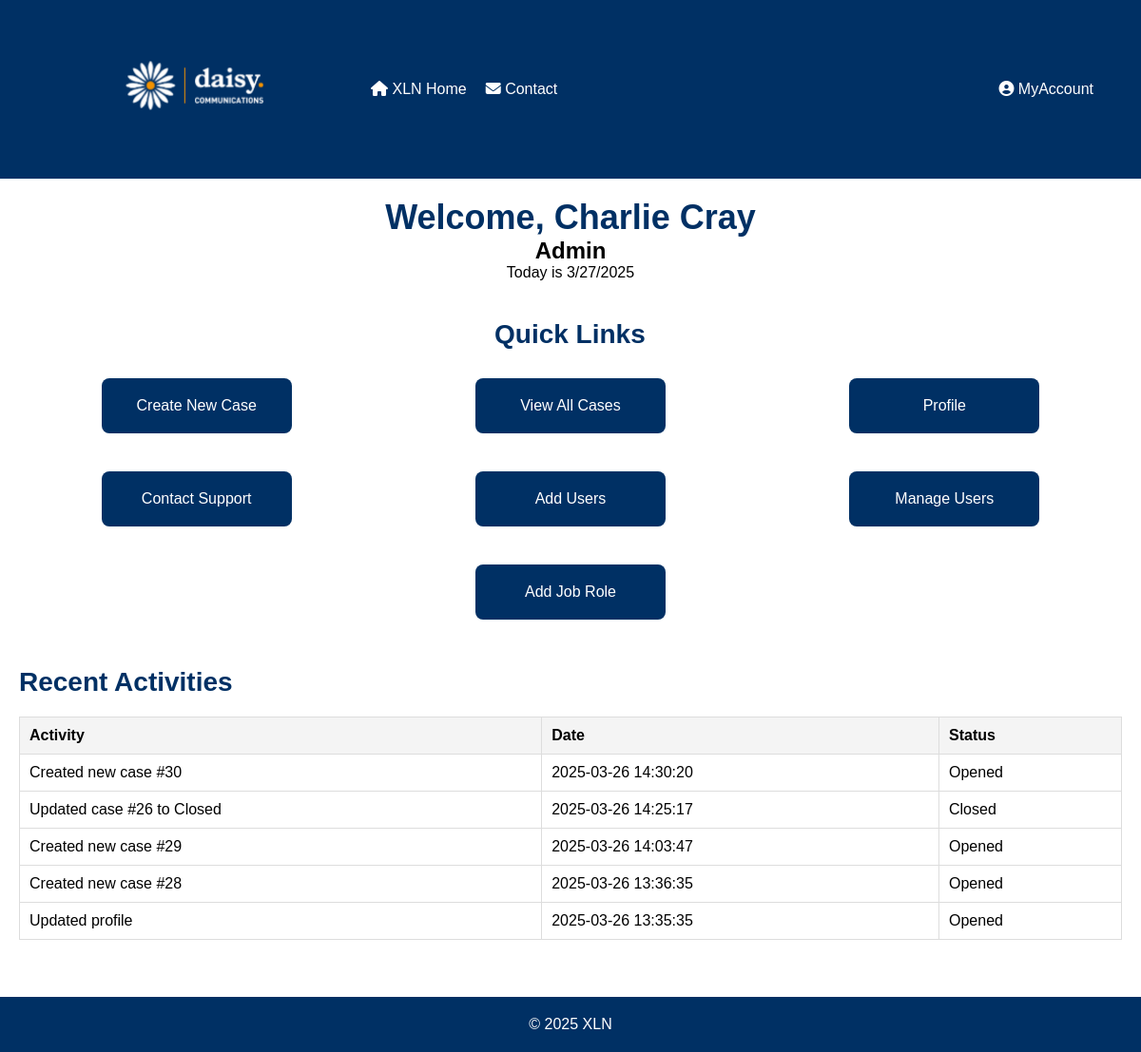
Before: /php/Homepage.php (signed in) with the older database file.
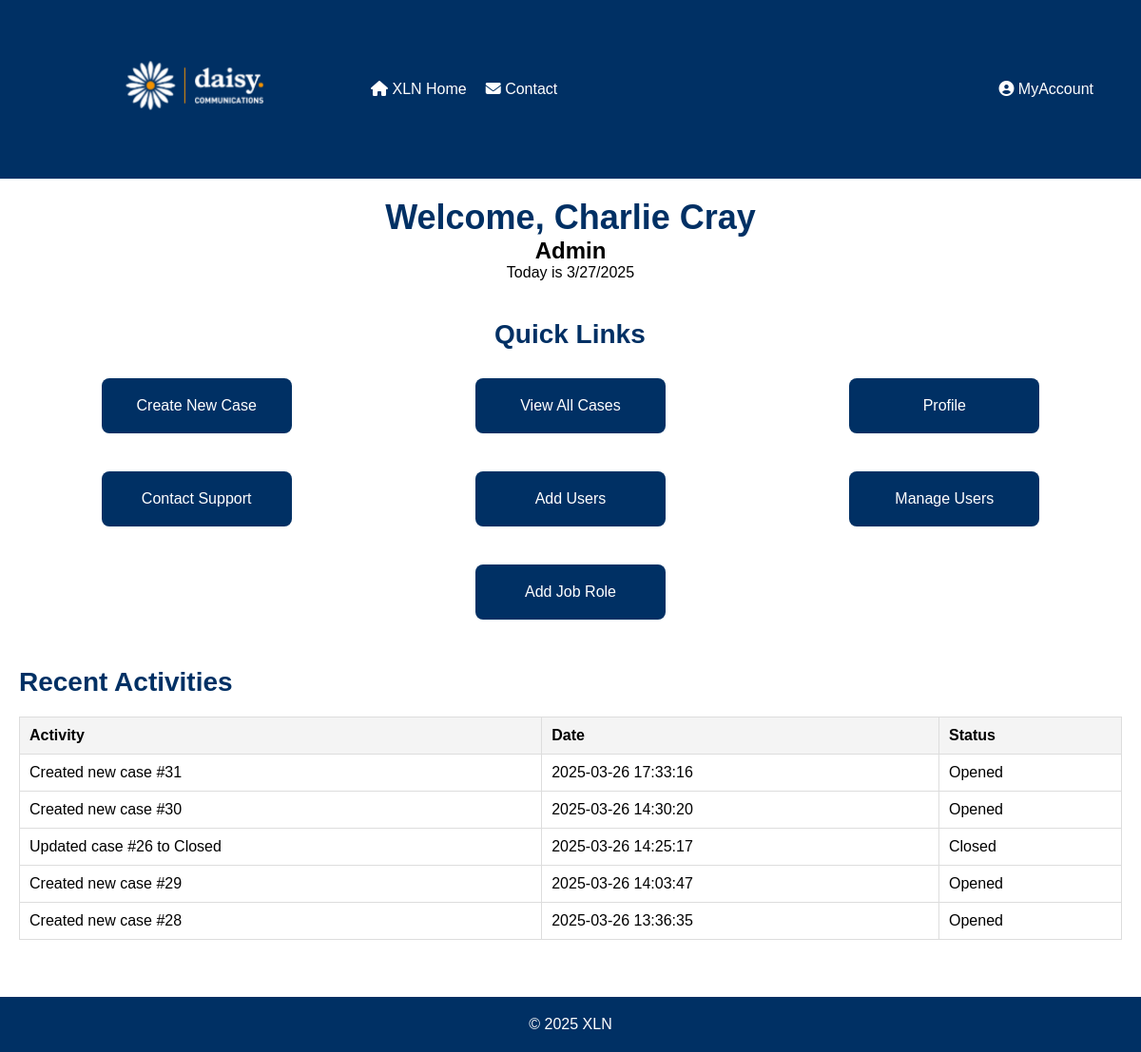
After: the same page with the newer database file.
### tables this page shows
CREATE TABLE activities (
    id INTEGER PRIMARY KEY AUTOINCREMENT,
    userID INTEGER,
    activity TEXT,
    date TEXT,
    status TEXT,
    FOREIGN KEY (userID) REFERENCES users(userID)
);

### php/Homepage.php (the view, shortened to what this page needs)
<?php
$db = connectToDatabase();
$userID = $_SESSION['userID'];
$stmt = $db->prepare("SELECT fName, mName, lName, email, jobID
                      FROM users
                      WHERE userID = :userID");
$stmt->bindValue(':userID', $userID, SQLITE3_INTEGER);
$result = $stmt->execute();
$userData = $result->fetchArray(SQLITE3_ASSOC);
$activitiesStmt = $db->prepare("SELECT activity, date, status
                                FROM activities
                                WHERE userID = :userID
                                ORDER BY date DESC
                                LIMIT 5");
$activitiesStmt->bindValue(':userID', $userID, SQLITE3_INTEGER);
$activitiesResult = $activitiesStmt->execute();
$recentActivities = [];
while ($row = $activitiesResult->fetchArray(SQLITE3_ASSOC)) {
    $recentActivities[] = $row;
}
?>
<!DOCTYPE html>
<html lang="en">
<head>
    <link rel="stylesheet" href="../css/Homepage.css">
    <link
    rel="stylesheet"
    href="https://cdnjs.cloudflare.com/ajax/libs/font-awesome/6.2.1/css/all.min.css"
  />
</head>
<body>
    <header>
        <a href="Homepage.php"><img class="logo" src="../xlnLogo.png" alt="XLN Logo"></a>
        <nav>
            <ul class="left-menu">
                <li><a href="Homepage.php"><i class="fa-solid fa-house"></i> XLN Home</a></li>
                <li><a href="../html/Contact.html"><i class="fa-solid fa-envelope"></i> Contact</a></li>
            </ul>
            <ul class="right-menu">
                <li class="dropdown">
                    <a href="javascript:void(0)" class="dropbtn"><i class="fa-solid fa-circle-user"></i> MyAccount</a>
                </li>
            </ul>
        </nav>
    </header>
    <main>
        <section class="welcome-section">
            <h1>Welcome, <?php echo htmlspecialchars($userData['fName'] . ' ' . ($userData['mName'] ?: '') . ' ' . $userData['lName']); ?></h1>
            <h2><?php echo htmlspecialchars($userData['jobID'] == 1) ? "Case Handler" : "Admin"; ?> </h2>
            <p>Today is <span id="currentDate"></span></p>
        </section>
        <section class="quick-links">
            <h2>Quick Links</h2>
            <div class="links-container <?php echo ($_SESSION['jobID'] == 2) ? 'admin' : 'case-handler'; ?>">
                <a href="../php/CaseCreation.php" class="link-box">Create New Case</a>
                <a href="../php/ViewAllCases.php" class="link-box">View All Cases</a>
                <a href="ProfilePage.php" class="link-box">Profile</a>
                <a href="../html/Contact.html" class="link-box">Contact Support</a>
                <?php if ($_SESSION['jobID'] == 2) { ?>
                    <a href="UserCreation.php" class="link-box">Add Users</a>
                    <a href="UserManagement.php" class="link-box">Manage Users</a>
                    <a href="JobRoleCreation.php" class="link-box job-role">Add Job Role</a>
                <?php } ?>
            </div>
        </section>
        <section class="recent-activities">
            <h2>Recent Activities</h2>
            <table>
                <thead>
                    <tr>
                        <th>Activity</th>
                        <th>Date</th>
                        <th>Status</th>
                    </tr>
                </thead>
                <tbody>
                    <?php if (empty($recentActivities)): ?>
                        <tr>
                            <td colspan="3">No recent activities found.</td>
                        </tr>
                    <?php else: ?>
                        <?php foreach ($recentActivities as $activity): ?>
                            <tr>
                                <td><?php echo htmlspecialchars($activity['activity']); ?></td>
                                <td><?php echo htmlspecialchars($activity['date']); ?></td>
                                <td><?php echo htmlspecialchars($activity['status']); ?></td>
                            </tr>
                        <?php endforeach; ?>
                    <?php endif; ?>
                </tbody>
            </table>
        </section>
    </main>
    <footer>
        <p>&copy; <span id="year"></span> XLN</p>
    </footer>
</body>
</html>

Changed rows visible on the page:
no longer on this page (row unchanged): activities: activity "Updated profile", date "2025-03-26 13:35:35", status "Opened"
added activities: activity "Created new case #31", date "2025-03-26 17:33:16", status "Opened"
